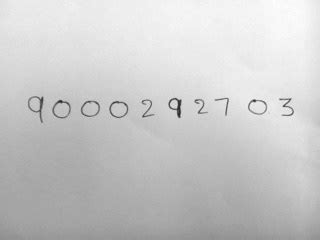
#> input picture Python/OpenCV/DL/Pics/numbers.jpeg, 320 x 240 px
$ python morphology.py
#> lines starting #> are read from the running program, lines starting #| are printed output that depends on the picture
#! /usr/bin/python3

import numpy as np
import cv2

# Load Image;
image = cv2.imread( "Pics/numbers.jpeg" );
#> image is the input picture: shape (240, 320, 3); min 37, max 254, mean 201.9

# Define Kernel Size;
kernel = np.ones( ( 5, 5 ), np.uint8 );

# Erosion;
erosion = cv2.erode( image, kernel, iterations = 1 );
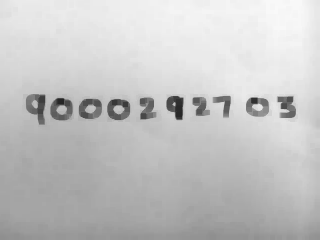
#> erosion: shape (240, 320, 3); min 37, max 249, mean 196.4

# Dilation;
dilation = cv2.dilate( image, kernel, iterations = 1 );

# Opening - Good for removing Noise;
opening = cv2.morphologyEx( image, cv2.MORPH_OPEN, kernel );

# Closing - Good for removing Noise;
closing = cv2.morphologyEx( image, cv2.MORPH_CLOSE, kernel );

cv2.imshow( "Original", image );
cv2.imshow( "Erosion", erosion );
cv2.imshow( "Dilation", dilation );
cv2.imshow( "Opening", opening );
cv2.imshow( "Closing", closing );

cv2.waitKey( 0 );
cv2.destroyAllWindows();
